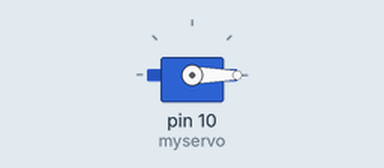
Recording of a sketch running on a simulated Arduino Uno, built with avr-gcc and run on an emulated ATmega328P. On the bench: servo.

Above: at 0.1 s.
At 9.1 s:
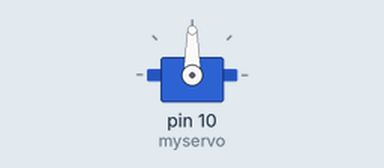
At 18.1 s:
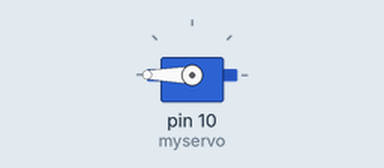
At 35.1 s:
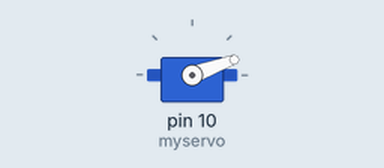
Timing chart, 0 to 40.0 s (numbered marks = the images above):
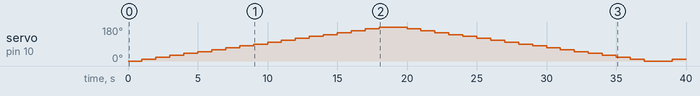

The sketch:

Servo.ino
```cpp
#include <Servo.h>

Servo myservo;
int pos = 0;

void setup() {
  myservo.attach(10);
}

void loop() {
  for(pos = 0; pos<= 180; pos += 10) {
    myservo.write(pos);
    delay(1000);
  }

  for(pos = 180; pos>=0; pos-=10) {
    myservo.write(pos);
    delay(1000);
  }
}
```

Measured:
- by itself, servo on pin 10 (myservo): 0° → 10° at 1.0 s, → 20° 1.0 s later, → 30° 1.0 s later, → 40° 1.0 s later, … (37 changes in this stretch)
